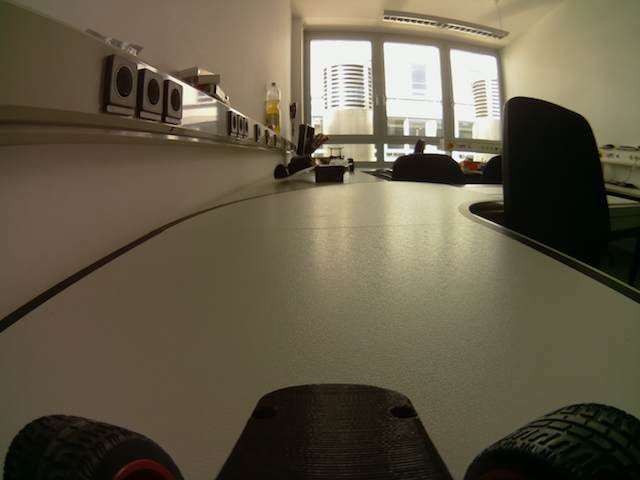
//> input picture lanedetection_cpp/Birds-Eye/pipicture.jpg, 640 x 480 px
$ ./lanedetect_birdseye   (built with g++ and OpenCV 4)
//> lines starting //> are read from the running program, lines starting //| are printed output that depends on the picture
#include <boost/geometry.hpp>
#include <boost/geometry/geometries/point_xy.hpp>
#include <opencv2/highgui/highgui.hpp>
#include <opencv2/imgproc/imgproc.hpp>
#include <opencv2/core/core.hpp>
#include <opencv2/opencv.hpp>
#include <iostream>

using namespace std;
using namespace cv;
using namespace boost::geometry::model::d2;

Mat frame1, frame2, frame3;

Mat birdsEyeView(Mat imgSource, int alpha_, int focalLength, int dist) {
		Mat birdImg;
		double alpha, beta, gamma;

		alpha =((double)alpha_ -90) * CV_PI/180;
		beta = 0.0;
		gamma = 0.0;

		Size image_size = imgSource.size();
		double w = (double)image_size.width, h = (double)image_size.height;


		// Projection matrix 2D -> 3D
		Mat A1 = (Mat_<float>(4, 3)<<
			1, 0, -w/2,
			0, 1, -h/2,
			0, 0, 0,
			0, 0, 1 );


		// Rotation matrices Rx, Ry, Rz

		Mat RX = (Mat_<float>(4, 4) <<
			1, 0, 0, 0,
			0, cos(alpha), -sin(alpha), 0,
			0, sin(alpha), cos(alpha), 0,
			0, 0, 0, 1 );

		Mat RY = (Mat_<float>(4, 4) <<
			cos(beta), 0, -sin(beta), 0,
			0, 1, 0, 0,
			sin(beta), 0, cos(beta), 0,
			0, 0, 0, 1	);

		Mat RZ = (Mat_<float>(4, 4) <<
			cos(gamma), -sin(gamma), 0, 0,
			sin(gamma), cos(gamma), 0, 0,
			0, 0, 1, 0,
			0, 0, 0, 1	);


		// R - rotation matrix
		Mat R = RX * RY * RZ;

		// T - translation matrix
		Mat T = (Mat_<float>(4, 4) <<
			1, 0, 0, 0,
			0, 1, 0, 0,
			0, 0, 1, dist,
			0, 0, 0, 1);

		// K - intrinsic matrix
		Mat K = (Mat_<float>(3, 4) <<
			focalLength, 0, w/2, 0,
			0, focalLength, h/2, 0,
			0, 0, 1, 0
			);


		Mat transformationMat = K * (T * (R * A1));

		warpPerspective(imgSource, birdImg, transformationMat, image_size, INTER_CUBIC | WARP_INVERSE_MAP);

		return birdImg;
}

int main()
{
	// Open Windows for Image Display
	namedWindow("frame1");
	moveWindow("frame1", 10, 50);
	namedWindow("frame2");
	moveWindow("frame2", 410, 100);
	namedWindow("frame3");
	moveWindow("frame3", 810, 150);

	frame1 = imread("./pipicture.jpg");
//> frame1 is the input picture: 480 rows x 640 cols, CV_8UC3; mean B, G, R 71.9, 91.7, 100

	if(frame1.empty()) {
		cout << "capture error\n" << endl;
	}

	imshow("frame1", frame1);

	frame2 = birdsEyeView(frame1, 12, 500, 500);		// 8, 790, 1038	// 90, 500, 500
//> in birdsEyeView, `warpPerspective(imgSource, birdImg, transformationMat, image_size, INT..`:
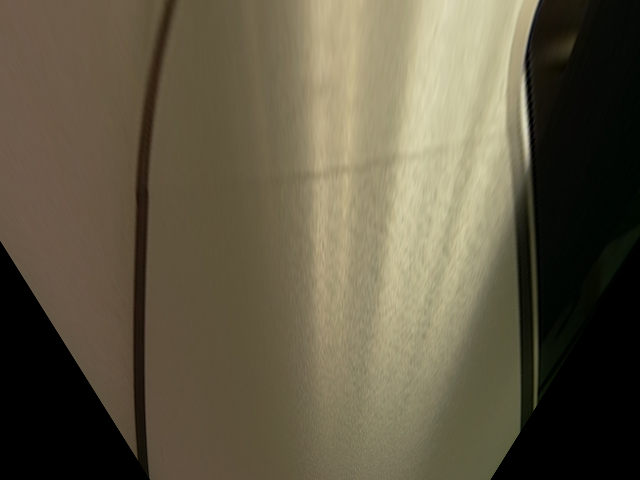
//> birdImg: 480 rows x 640 cols, CV_8UC3; mean B, G, R 68.1, 88.5, 96.3
	imshow("frame2", frame2);

	frame3 = birdsEyeView(frame2, 90+78, 500, 500);
//> call 2 of birdsEyeView, with alpha_ = 168, focalLength = 500, dist = 500
//> in birdsEyeView (call 2), `warpPerspective(imgSource, birdImg, transformationMat, image_size, INT..`:
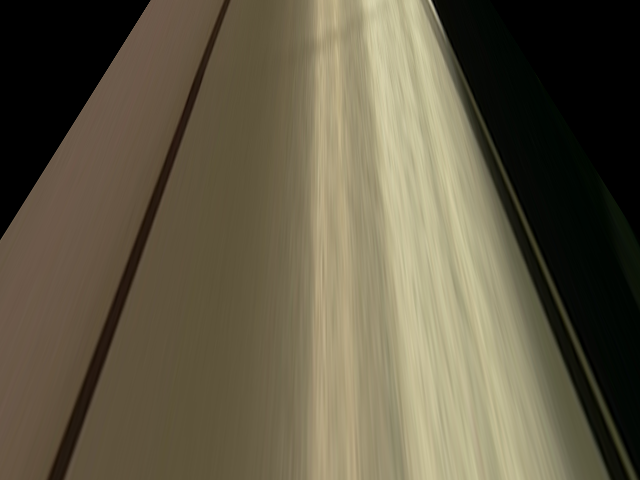
//> birdImg: 480 rows x 640 cols, CV_8UC3; mean B, G, R 69.1, 89.8, 97.4
	imshow("frame3", frame3);

	waitKey(0);

	return 0;
}
